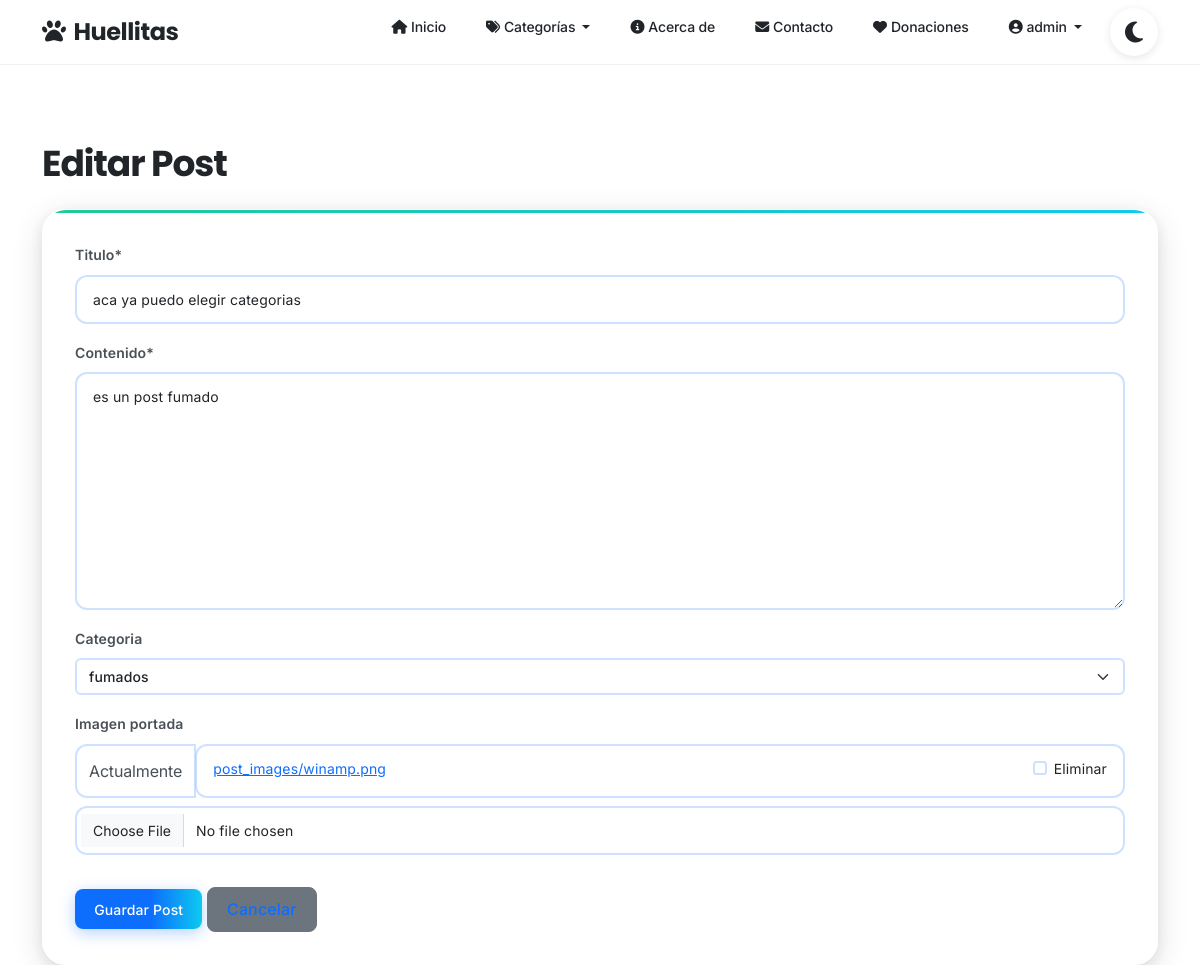
The app's page /post/3/editar/ (signed in), older data.
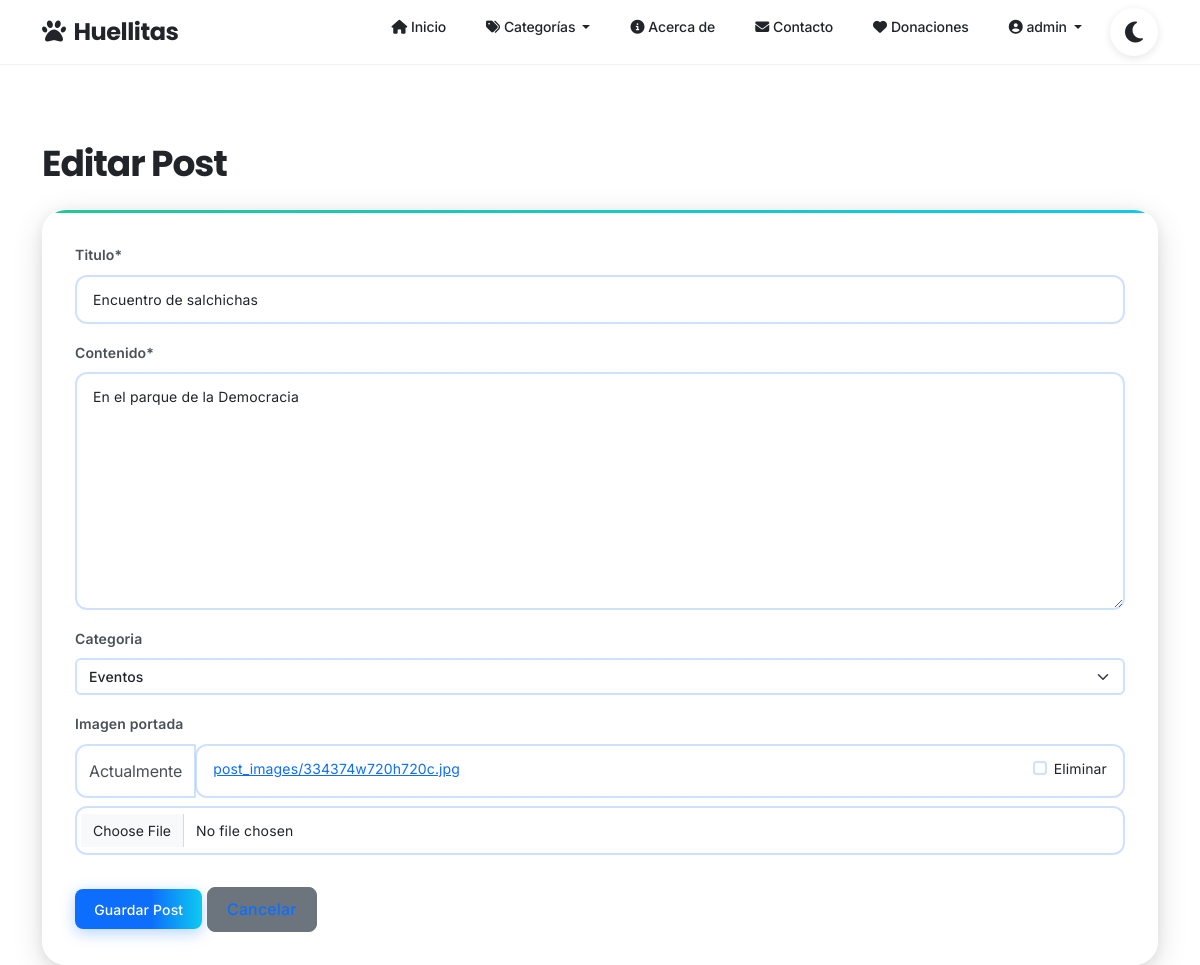
The same page, newer data.
### blog/models.py (models this page shows, shortened)
class Post(models.Model):
    titulo = models.CharField(max_length=200)
    contenido = models.TextField()
    fecha_publicacion = models.DateTimeField(auto_now_add=True) # Se establece automáticamente al crear el post
    autor = models.ForeignKey(User, on_delete=models.CASCADE, related_name='posts') # Un post pertenece a un usuario. Si el usuario se elimina, sus posts también.
    categoria = models.ForeignKey(Categoria, on_delete=models.SET_NULL, null=True, blank=True) # Un post puede tener una categoría. Si la categoría se elimina, el campo se pone a NULL.
    imagen_portada = models.ImageField(upload_to='post_images/', null=True, blank=True) # Opcional: permite subir imágenes
    class Meta:
        ordering = ['-fecha_publicacion'] # Por defecto, los posts se ordenarán del más nuevo al más viejo

### blog/views.py (the view, shortened to what this page needs)
# urls.py: path('post/<int:pk>/editar/', PostUpdateView.as_view(), name='post_update'),
class PostUpdateView(LoginRequiredMixin, UserPassesTestMixin, UpdateView): # Requiere logueo y que el usuario sea el autor
    model = Post
    template_name = 'blog/post_form.html'
    fields = ['titulo', 'contenido', 'categoria', 'imagen_portada']
    def test_func(self): # Permite al autor del post o al superusuario editarlo
        post = self.get_object()
        return self.request.user == post.autor or self.request.user.is_superuser
    success_url = reverse_lazy('post_list')

### blog/context_processors.py (called while the page is built)
def categorias_globales(request):
    return {
        'categorias': Categoria.objects.all()
    }

### blog/models.py (called while the page is built)
    def __str__(self):
        return self.nombre

### blog/templates/blog/post_form.html (shortened to what this page needs)
{% extends 'blog/base.html' %}
{% load crispy_forms_tags %}
{% block content %}
    <h1 class="mb-4">{% if object %}Editar Post{% else %}Crear Nuevo Post{% endif %}</h1>
    <div class="card card-body">
        <form method="post" enctype="multipart/form-data">
            {{ form|crispy }}
            <button type="submit" class="btn btn-primary mt-3">Guardar Post</button>
            <a href="{% url 'post_list' %}" class="btn btn-secondary mt-3">Cancelar</a>
        </form>
    </div>
{% endblock content %}

Row changes from the older to the newer data that the page shows:
changed Post: titulo "aca ya puedo elegir categorias" → "Encuentro de salchichas"; contenido "es un post fumado" → "En el parque de la Democracia"; categoria "fumados" → "Eventos"
Text that changed along with them:
text no longer shown: "Titulo * Contenido * Categoria Imagen portada Actualmente post_images/winamp.png Eliminar"
text now shown: "Titulo * Contenido * Categoria Imagen portada Actualmente post_images/334374w720h720c.jpg Eliminar"
